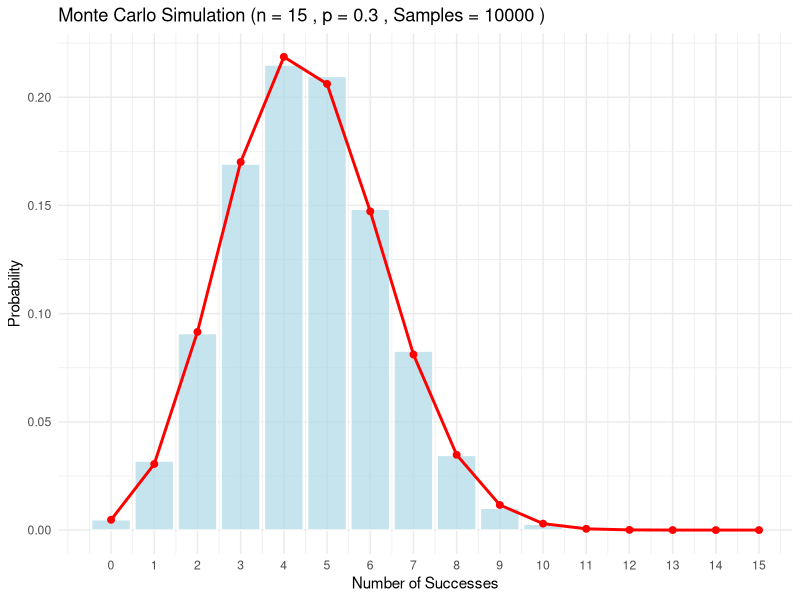

This figure's R source:
## ---- chunk 1
knitr::opts_chunk$set(echo = TRUE)
## ---- chunk 2
library(ggplot2)
n <- 15
p <- 0.3
n_sim <- 10000
set.seed(234)

sim_results <- rbinom(n_sim, size = n, prob = p)
sim_data <- as.data.frame(table(sim_results) / n_sim)
colnames(sim_data) <- c("Successes", "Proportion")
sim_data$Successes <- as.numeric(as.character(sim_data$Successes))

theoretical_x <- 0:n
theoretical_y <- dbinom(theoretical_x, size = n, prob = p)
theoretical_data <- data.frame(x = theoretical_x, y = theoretical_y)

ggplot() +
  geom_col(data = sim_data, aes(x = Successes, y = Proportion), 
           fill = "lightblue", color = "white", alpha = 0.7) +
  geom_line(data = theoretical_data, aes(x = x, y = y), 
            color = "red", linewidth = 1) +
  geom_point(data = theoretical_data, aes(x = x, y = y), 
             color = "red", size = 2) +
  scale_x_continuous(breaks = 0:n) +
  labs(title = paste("Monte Carlo Simulation (n =", n, ", p =", p, ", Samples =", n_sim, ")"),
       x = "Number of Successes",
       y = "Probability") + theme_minimal()
